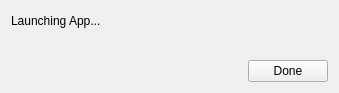
<?xml version="1.0" encoding="UTF-8"?>
<ui version="4.0">
 <class>qdwyrun</class>
 <widget class="QWidget" name="qdwyrun">
  <property name="geometry">
   <rect>
    <x>0</x>
    <y>0</y>
    <width>339</width>
    <height>93</height>
   </rect>
  </property>
  <property name="windowTitle">
   <string>Dwyco  Launcher</string>
  </property>
  <property name="windowIcon">
   <iconset resource="icons.qrc">
    <normaloff>:/icons/greenguy.png</normaloff>:/icons/greenguy.png</iconset>
  </property>
  <layout class="QGridLayout" name="gridLayout">
   <item row="0" column="0">
    <widget class="QLabel" name="launch_label">
     <property name="text">
      <string>Launching App...</string>
     </property>
    </widget>
   </item>
   <item row="1" column="0">
    <widget class="QLabel" name="label_2">
     <property name="text">
      <string/>
     </property>
    </widget>
   </item>
   <item row="2" column="0">
    <layout class="QHBoxLayout" name="horizontalLayout">
     <item>
      <spacer name="horizontalSpacer">
       <property name="orientation">
        <enum>Qt::Horizontal</enum>
       </property>
       <property name="sizeHint" stdset="0">
        <size>
         <width>40</width>
         <height>20</height>
        </size>
       </property>
      </spacer>
     </item>
     <item>
      <widget class="QPushButton" name="done_button">
       <property name="text">
        <string>Done</string>
       </property>
      </widget>
     </item>
    </layout>
   </item>
  </layout>
 </widget>
 <layoutdefault spacing="6" margin="11"/>
 <resources>
  <include location="icons.qrc"/>
 </resources>
 <connections/>
</ui>
